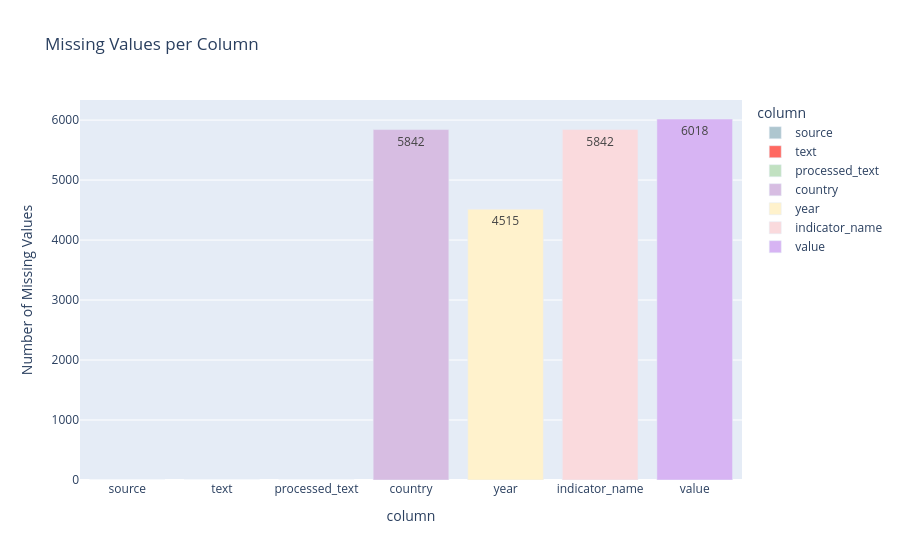

Here is the notebook cell this chart was saved with:
### Markdown cell above
### 3.2 Missing Values per Column

### Code cell
missing_df = final_rag_dataset.isna().sum().reset_index()
missing_df.columns = ["column", "missing_count"]

fig = px.bar(
    missing_df,
    x="column",
    y="missing_count",
    text_auto=True,
    title="Missing Values per Column",
    labels={"missing_count": "Number of Missing Values"},
    color="column",
    color_discrete_sequence=[
        "#AEC6CF",  # pastel blue
        "#FF6961",  # pastel pink
        "#C1E1C1",  # pastel green
        "#D7BDE2",  # pastel purple
        "#FFF2CC",  # pastel yellow
        "#FADADD",  # pastel peach
        "#D7B4F3"   # pastel lavender
    ]
)

fig.show()

### Figure 1 — Plotly figure (JSON) as saved in the notebook; plotly's stock layout.template omitted (floating-point values rounded to 4 significant figures)
{"data": [{"hovertemplate": "column=%{x}<br>Number of Missing Values=%{y}<extra></extra>", "legendgroup": "source", "marker": {"color": "#AEC6CF", "pattern": {"shape": ""}}, "name": "source", "orientation": "v", "showlegend": true, "textposition": "auto", "texttemplate": "%{y}", "type": "bar", "x": ["source"], "xaxis": "x", "y": [0], "yaxis": "y"}, {"hovertemplate": "column=%{x}<br>Number of Missing Values=%{y}<extra></extra>", "legendgroup": "text", "marker": {"color": "#FF6961", "pattern": {"shape": ""}}, "name": "text", "orientation": "v", "showlegend": true, "textposition": "auto", "texttemplate": "%{y}", "type": "bar", "x": ["text"], "xaxis": "x", "y": [0], "yaxis": "y"}, {"hovertemplate": "column=%{x}<br>Number of Missing Values=%{y}<extra></extra>", "legendgroup": "processed_text", "marker": {"color": "#C1E1C1", "pattern": {"shape": ""}}, "name": "processed_text", "orientation": "v", "showlegend": true, "textposition": "auto", "texttemplate": "%{y}", "type": "bar", "x": ["processed_text"], "xaxis": "x", "y": [0], "yaxis": "y"}, {"hovertemplate": "column=%{x}<br>Number of Missing Values=%{y}<extra></extra>", "legendgroup": "country", "marker": {"color": "#D7BDE2", "pattern": {"shape": ""}}, "name": "country", "orientation": "v", "showlegend": true, "textposition": "auto", "texttemplate": "%{y}", "type": "bar", "x": ["country"], "xaxis": "x", "y": [5842], "yaxis": "y"}, {"hovertemplate": "column=%{x}<br>Number of Missing Values=%{y}<extra></extra>", "legendgroup": "year", "marker": {"color": "#FFF2CC", "pattern": {"shape": ""}}, "name": "year", "orientation": "v", "showlegend": true, "textposition": "auto", "texttemplate": "%{y}", "type": "bar", "x": ["year"], "xaxis": "x", "y": [4515], "yaxis": "y"}, {"hovertemplate": "column=%{x}<br>Number of Missing Values=%{y}<extra></extra>", "legendgroup": "indicator_name", "marker": {"color": "#FADADD", "pattern": {"shape": ""}}, "name": "indicator_name", "orientation": "v", "showlegend": true, "textposition": "auto", "texttemplate": "%{y}", "type": "bar", "x": ["indicator_name"], "xaxis": "x", "y": [5842], "yaxis": "y"}, {"hovertemplate": "column=%{x}<br>Number of Missing Values=%{y}<extra></extra>", "legendgroup": "value", "marker": {"color": "#D7B4F3", "pattern": {"shape": ""}}, "name": "value", "orientation": "v", "showlegend": true, "textposition": "auto", "texttemplate": "%{y}", "type": "bar", "x": ["value"], "xaxis": "x", "y": [6018], "yaxis": "y"}], "layout": {"barmode": "relative", "legend": {"title": {"text": "column"}, "tracegroupgap": 0}, "title": {"text": "Missing Values per Column"}, "xaxis": {"anchor": "y", "categoryarray": ["source", "text", "processed_text", "country", "year", "indicator_name", "value"], "categoryorder": "array", "domain": [0, 1], "title": {"text": "column"}}, "yaxis": {"anchor": "x", "domain": [0, 1], "title": {"text": "Number of Missing Values"}}}}
